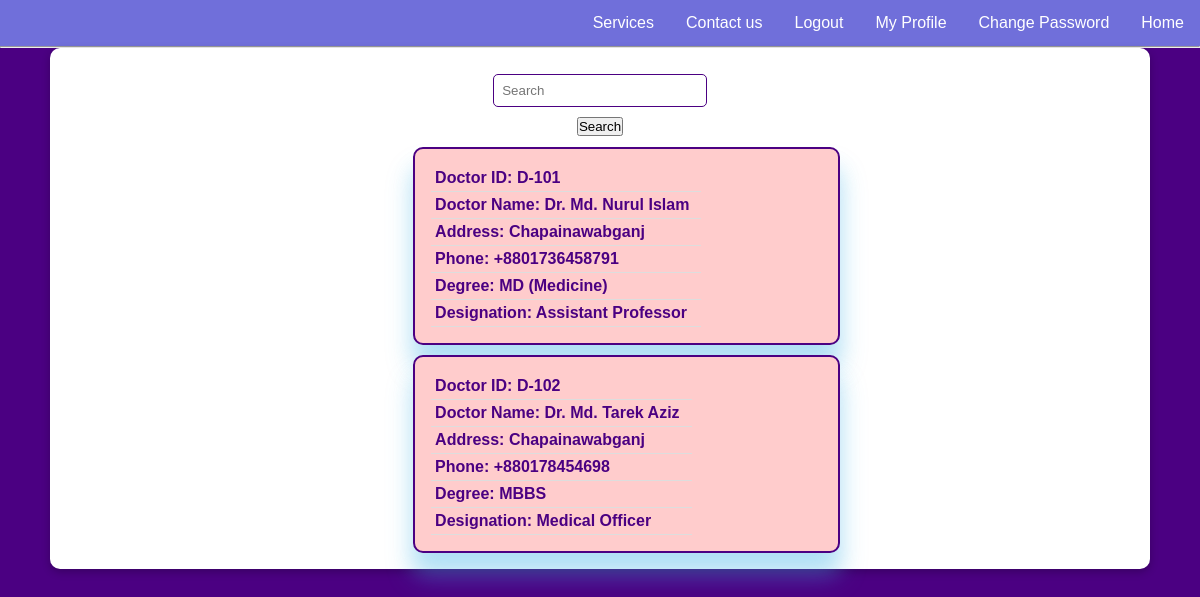
/view/doctorinfo.php (signed in), run on the app's committed database.
### tables this page shows
CREATE TABLE `doctorsinfo` (
  `ID` varchar(10) NOT NULL,
  `name` varchar(150) NOT NULL,
  `address` varchar(150) NOT NULL,
  `Phone` int(15) NOT NULL,
  `Degree` varchar(180) NOT NULL,
  `Designation` varchar(120) NOT NULL
);

### view/doctorinfo.php (the view, shortened to what this page needs)
<!DOCTYPE html>
<html>
<head lang="en">
    <link rel="stylesheet" href="../view/css/style.css"/>
</head>
<body>
<?php include("home_nav.php") ?>
<hr>
<div class="signup-container">
<div class="view">
 <input type="text" name="Search" placeholder="Search" class="form-control">
 <div class="btn">
 <button type="Search" name="signupBtn" value="Search">Search</button>
  </div>
 <table class="table">
            <?php
			   $conn = mysqli_connect("localhost","root","","hospital");
               $sql="Select * from `doctorsinfo`";
               $result=mysqli_query($conn, $sql);
                     while($row=mysqli_fetch_array($result)){?>
					    <tbody class="tbody">
								  <tr>
								   <td> <h4>Doctor ID: <?php echo $row['ID'];?></h4></td>
								   <td></td>
								   </tr>
								  <tr>
								   <td><h4>Doctor Name: <?php echo $row['name'];?></h4></td>
								   <td></td>
								  </tr>
								   <tr>
								   <td><h4>Address: <?php echo $row['address'];?></h4></td>
								   <td></td>
								   </tr>
								  <tr>
								   <td><h4>Phone: +880<?php echo $row['Phone'];?></h4></td>
								   <td></td>
								  </tr>
								   <tr>
								   <td><h4>Degree: <?php echo $row['Degree'];?></h4></td>
								   <td>
                                   <tr>
								   <td><h4>Designation: <?php echo $row['Designation'];?></h4></td>
								   <td>
                                    </div></td>
             <?php  }
            ?>
</body>
</html>

### view/css/style.css (style rules this page uses)
* { margin: 0; padding: 0; box-sizing: border-box; }
body { background-color: rgb(218, 161, 213); }

### view/doctorinfo.php (style rules this page uses)
* { margin: 0; padding: 0; }
body { width: 100%; height: 100vh; background: indigo; }
.tbody { margin: 2% 15% 0 15%; display: inline-block; padding: 1rem; width: 80%; border: 2px solid indigo; border-radius: 10px; background-color: rgb(255, 204, 204); box-shadow: 0 24px 28px rgba(66, 180, 233, 0.25), 0 20px 20px rgba(66, 180, 233, 0.22); }
.signup-container { background-color:indigo; width: 100%; height: auto; display: flex; align-items: center; justify-content: center; }
.view { padding:1rem; width: 1100px; height: auto; border-radius:10px; margin: 0 auto; display: flex; align-items: center; justify-content: center; flex-direction: column; text-align: center; color:indigo; background-color: white; box-shadow: rgba(0, 0, 0, 0.24) 0px 3px 8px; }
table { border-collapse: collapse; width: 50%; }
th, td { padding: 4px; text-align: left; border-bottom: 1px solid #ddd; }
input { width: 20%; padding: .5rem; color:indigo; background:transparent; outline: none; border: 1px solid indigo; border-radius: 5px; margin:10px auto; }
.btn { width: 40%; margin: 0 auto; }

### view/home_nav.php (style rules this page uses)
body { font-family: Arial, Helvetica, sans-serif; }

### data on the page
doctorsinfo: ID "D-101", name "Dr. Md. Nurul Islam", address "Chapainawabganj", Phone "1736458791", Degree "MD (Medicine)", Designation "Assistant Professor"
doctorsinfo: ID "D-102", name "Dr. Md. Tarek Aziz", address "Chapainawabganj", Phone "178454698", Degree "MBBS", Designation "Medical Officer"
